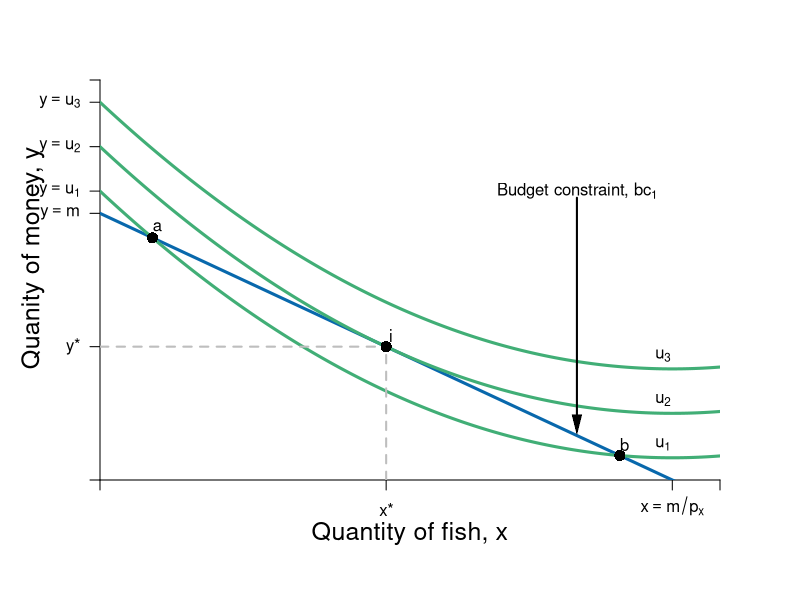

The R script that drew this image:
require(shape)
pdf(file = "indmarketdemand/demand_qql_indiff.pdf", width = 9, height = 7)

#Set parameters for graphics
axislabelsize <- 1.5
labelsize <- 1.2
graphlinewidth <- 3
segmentlinewidth <- 2

COL <- c("#7fc97f", "#beaed4", "#fdc086", "#ffff99", "#386cb0", "#f0027f", "#bf5b17", "#666666")
COLA <- c("#99d8c9","#66c2a4","#41ae76", "#238b45", "#005824")
COLB <- c("#4eb3d3", "#2b8cbe", "#0868ac","#084081")

#Edited the margins to cater for the larger LHS labels
par(mar =  c(6, 5, 4, 4))

mrsA <- function(x, rmax = 10, xmax = 20) {
  rmax - (rmax/xmax)*x
}


uA <- function(x, y, rmax = 2, xmax = 12) {
  y + rmax*x - (1/2)*(rmax/xmax)*x^2
}

indiffA1 <- function(x, uA = 10, rmax = 2.5, xmax = 10) {
  uA - rmax*x + (1/2)*(rmax/xmax)*(x^2)
}


bcA <- function(x, w = 20, p = 2) {
  w - p*x
}


xlims <- c(0, 13)
ylims <- c(0, 18)

npts <- 501 
x <- seq(xlims[1], xlims[2], length.out = npts)
y <- seq(ylims[1], ylims[2], length.out = npts) 
a <- c(13, 15, 17)

plot(0, 0, xlim = xlims, ylim = ylims, type = "n",
     xlab = expression(paste("")),
     ylab = expression(paste("")), 
     xaxt = "n", 
     yaxt = "n", 
     cex.lab = axislabelsize, 
     bty = "n",
     xaxs="i", 
     yaxs="i")

# ticksy <- seq(from = 0, to = ylims[2], by = 2)
# ylabels <- seq(from = 0, to = ylims[2], by = 2)
# ticksx <- seq(from = 0, to = xlims[2], by = 2)
# xlabels <- seq(from = 0, to = xlims[2], by = 2)
ticksy <- c(0, 6, 12, 13, 15, 17, ylims[2])
ylabels <- c(NA, expression(paste(y,"*")), expression(paste(y == m)), expression(paste(y == u[1])), expression(paste(y == u[2])), expression(paste(y == u[3])), NA)
ticksx <- c(0, 6, 12, xlims[2])
xlabels <- c(NA, expression(paste(x,"*")), expression(paste(x == m/p[x])), NA)

axis(1, at = ticksx, pos = 0, labels = xlabels)
axis(2, at = ticksy, pos = 0, labels = ylabels, las = 1)

npts <- 500 
xx1 <- seq(xlims[1], xlims[2], length.out = npts)

lines(xx1, bcA(xx1, w = 12, p = 1), col = COLB[3], lwd = graphlinewidth)
#lines(xx1, indiffA1(xx1, uA = 20, rmax = 2.5, xmax = 10), col = COLB[4], lwd = graphlinewidth)



mtext(expression(paste("Quantity of fish, ", x)), side=1, line = 2.5, cex = axislabelsize)
text(-1.4, 10, expression(paste("Quanity of money, ", y)), xpd = TRUE, cex = axislabelsize, srt = 90) 

#segments(4.11765, 6.17647, 5.88, 8.88, lty = 1, col = COL[2] , lwd = graphlinewidth)
#text(7.3, 3, expression("Pareto Efficient"))
#text(7.3, 2.5, expression("Curve"))
#Arrows(7.3, 3.5, 7.3, 6.1, col = "black", lty = 1, lwd = 2, arr.type = "triangle", arr.lwd = 0.5)

#Label the iso-welfare functions for the HG, Aisha
text(11.8, 1.6, expression(u[1]))
text(11.8, 3.6, expression(u[2]))
text(11.8, 5.6, expression(u[3]))
#text(6.6, 8.3, expression(u[4]^A))

#Label the indifference curves for the HG, Betty
# text(7.6, 17, expression(u[1]^B))
# text(6.75, 17, expression(u[2]^B))
# text(6, 17, expression(u[3]^B))
#text(3.4, 6.9, expression(v[4]^B))

#Label mrs function
#text(10, 8, expression(paste(mrs(x,y) == r[max] - frac(r[max], x[max])*x)))
#Arrows(10, 7.5, 10, 5.6, col = "black", lty = 1, lwd = 2, arr.type = "triangle", arr.lwd = 0.5)

#Label satiation
#text(20, 4, expression(paste(x[max] == "Point")))
#text(20, 3, expression(paste("of Satiation")))
#Arrows(20, 2.5, 20, 0.5, col = "black", lty = 1, lwd = 2, arr.type = "triangle", arr.lwd = 0.5)

#Label highest willingness to pay
# text(5, 10.5, expression(paste(r[max] == "Maximum")))
# text(5, 9.5, expression(paste("Willingness to Pay")))
# Arrows(3, 10, 0.5, 10, col = "black", lty = 1, lwd = 2, arr.type = "triangle", arr.lwd = 0.5)


contour(x, y, 
        outer(x, y, uA),
        #labels = c("v1", "v2", "v3"),
        drawlabels = FALSE,
        col = COLA[3],
        #xlab = expression(paste("A's Apples, ", x)),
        #ylab = expression(paste("A's Oranges, ", y)),
        #cex.lab = axislabelsize,
        lwd = graphlinewidth,
        levels = a, 
        xaxs="i", 
        yaxs="i", 
        add = TRUE)

segments(0, 6, 6, 6, lty = 2, col = "gray" , lwd = segmentlinewidth)
segments(6, 0, 6, 6, lty = 2, col = "gray" , lwd = segmentlinewidth)
points(6, 6, pch = 16, col = "black", cex = 1.5)

text(6.1, 6.5, expression(i))


points(1.1, 10.9, pch = 16, col = "black", cex = 1.5)
points(10.9, 1.1, pch = 16, col = "black", cex = 1.5)
text(1.2, 11.4, expression(a))
text(11, 1.6, expression(b))

#segments(4.11765, 6.17647, 5.88, 8.88, lty = 1, col = COL[2] , lwd = graphlinewidth)
# text(2, 3, expression(paste("Budget constraint, ", bc[1])))
# Arrows(3.5, 3, 8.5, 3, col = "black", lty = 1, lwd = 2, arr.type = "triangle", arr.lwd = 0.5)

text(10, 13, expression(paste("Budget constraint, ", bc[1])))
Arrows(10, 12.7, 10, 2.5, col = "black", lty = 1, lwd = 2, arr.type = "triangle", arr.lwd = 0.5)


# par(new = TRUE)
# 
# #Use the same x and ylims as previously, but with locations switched
# xlims2 <- c(18, 0)
# ylims2 <- c(18, 0)

#Leave the ylab and xlab blank to ensure no axes titles
# plot(0, 0, xlim = xlims2, ylim = ylims2, type = "n",
#      xlab = expression(paste("")),
#      ylab = expression(paste("")),
#      xaxt = "n", 
#      yaxt = "n", 
#      cex.lab = 1.3, 
#      bty = "n",
#      xaxs="i", 
#      yaxs="i")
# 
# 
# lines(xx1, indiffAlow(xx1, uA = 46.08, alpha = 16, beta = 1/24), col = COL[2], lwd = graphlinewidth)


#Set up axes at sides 3 and 4 (top and right)
# axis(side = 3, at = ticksx, pos = 0, labels = xlabels)
# axis(side = 4, at = ticksy, pos = 0, labels = ylabels, las = 0)
# mtext("B's Apples, x", side=3, line = 2.5, cex = axislabelsize)
# text(-0.8, 7, expression(paste("B's Oranges, y")), xpd = TRUE, cex = axislabelsize, srt = 270) 
# 
# #Add arrows:
# arrows(-0.8, 10, -0.8, 14, xpd = TRUE, length=0.1,angle=40,lwd=3)
# arrows(6.2, -1.8, 9, -1.8, xpd = TRUE, length=0.1,angle=40,lwd=3)
# 

#Customize ticks and labels for the plot
#ticksy <- seq(from = 0, to = 15, by = 1)
#ylabels <- seq(from = 0, to = 15, by = 1)
#ticksx <- seq(from = 0, to = 10, by = 1)
#xlabels <- seq(from = 0, to = 10, by = 1)
#axis(1, at = ticksx, pos = 0, labels = xlabels)
#axis(2, at = ticksy, pos = 0, labels = ylabels, las = 0)

dev.off()
